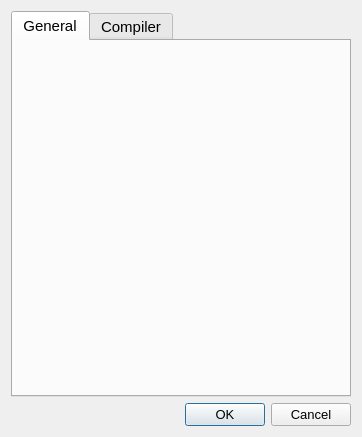
<?xml version="1.0" encoding="UTF-8"?>
<ui version="4.0">
 <class>OptionsDialog</class>
 <widget class="QDialog" name="OptionsDialog">
  <property name="geometry">
   <rect>
    <x>0</x>
    <y>0</y>
    <width>362</width>
    <height>437</height>
   </rect>
  </property>
  <property name="minimumSize">
   <size>
    <width>362</width>
    <height>437</height>
   </size>
  </property>
  <property name="windowTitle">
   <string>Options</string>
  </property>
  <layout class="QVBoxLayout" name="verticalLayout">
   <item>
    <widget class="QTabWidget" name="tabWidget">
     <property name="styleSheet">
      <string notr="true">font-size: 11pt;</string>
     </property>
     <property name="currentIndex">
      <number>0</number>
     </property>
     <widget class="GeneralSettings" name="generalSettings">
      <attribute name="title">
       <string>General</string>
      </attribute>
     </widget>
     <widget class="CompilerSettings" name="compilerSettings">
      <attribute name="title">
       <string>Compiler</string>
      </attribute>
     </widget>
    </widget>
   </item>
   <item>
    <widget class="QDialogButtonBox" name="buttonBox">
     <property name="styleSheet">
      <string notr="true">font-size:10pt;</string>
     </property>
     <property name="standardButtons">
      <set>QDialogButtonBox::Cancel|QDialogButtonBox::Ok</set>
     </property>
    </widget>
   </item>
  </layout>
 </widget>
 <customwidgets>
  <customwidget>
   <class>GeneralSettings</class>
   <extends>QWidget</extends>
   <header>generalsettings.h</header>
   <container>1</container>
  </customwidget>
  <customwidget>
   <class>CompilerSettings</class>
   <extends>QWidget</extends>
   <header>compilersettings.h</header>
   <container>1</container>
  </customwidget>
 </customwidgets>
 <tabstops>
  <tabstop>tabWidget</tabstop>
 </tabstops>
 <resources/>
 <connections>
  <connection>
   <sender>buttonBox</sender>
   <signal>rejected()</signal>
   <receiver>OptionsDialog</receiver>
   <slot>reject()</slot>
   <hints>
    <hint type="sourcelabel">
     <x>176</x>
     <y>414</y>
    </hint>
    <hint type="destinationlabel">
     <x>176</x>
     <y>219</y>
    </hint>
   </hints>
  </connection>
 </connections>
</ui>
